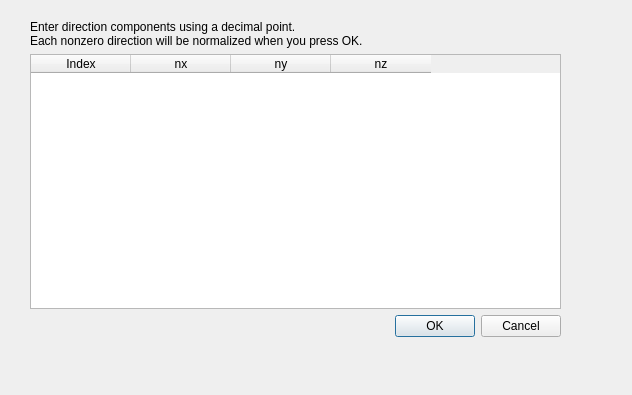
<?xml version="1.0" encoding="UTF-8"?>
<ui version="4.0">
 <class>ManualDirectionDialog</class>
 <widget class="QDialog" name="ManualDirectionDialog">
  <property name="geometry">
   <rect>
    <x>0</x>
    <y>0</y>
    <width>632</width>
    <height>395</height>
   </rect>
  </property>
  <property name="windowTitle">
   <string>Manual Spin Directions</string>
  </property>
  <widget class="QWidget" name="layoutWidget">
   <property name="geometry">
    <rect>
     <x>30</x>
     <y>20</y>
     <width>531</width>
     <height>317</height>
    </rect>
   </property>
   <layout class="QGridLayout" name="gridLayout">
    <item row="0" column="0">
     <widget class="QLabel" name="instructionLabel">
      <property name="text">
       <string>Enter direction components using a decimal point.
Each nonzero direction will be normalized when you press OK.</string>
      </property>
      <property name="wordWrap">
       <bool>true</bool>
      </property>
     </widget>
    </item>
    <item row="1" column="0">
     <widget class="QTableWidget" name="directionsTableWidget">
      <property name="columnCount">
       <number>4</number>
      </property>
      <column>
       <property name="text">
        <string>Index</string>
       </property>
      </column>
      <column>
       <property name="text">
        <string>nx</string>
       </property>
      </column>
      <column>
       <property name="text">
        <string>ny</string>
       </property>
      </column>
      <column>
       <property name="text">
        <string>nz</string>
       </property>
      </column>
     </widget>
    </item>
    <item row="2" column="0">
     <widget class="QDialogButtonBox" name="buttonBox">
      <property name="orientation">
       <enum>Qt::Orientation::Horizontal</enum>
      </property>
      <property name="standardButtons">
       <set>QDialogButtonBox::StandardButton::Cancel|QDialogButtonBox::StandardButton::Ok</set>
      </property>
     </widget>
    </item>
   </layout>
  </widget>
 </widget>
 <resources/>
 <connections>
  <connection>
   <sender>buttonBox</sender>
   <signal>accepted()</signal>
   <receiver>ManualDirectionDialog</receiver>
   <slot>accept()</slot>
   <hints>
    <hint type="sourcelabel">
     <x>248</x>
     <y>254</y>
    </hint>
    <hint type="destinationlabel">
     <x>157</x>
     <y>274</y>
    </hint>
   </hints>
  </connection>
  <connection>
   <sender>buttonBox</sender>
   <signal>rejected()</signal>
   <receiver>ManualDirectionDialog</receiver>
   <slot>reject()</slot>
   <hints>
    <hint type="sourcelabel">
     <x>316</x>
     <y>260</y>
    </hint>
    <hint type="destinationlabel">
     <x>286</x>
     <y>274</y>
    </hint>
   </hints>
  </connection>
 </connections>
</ui>
